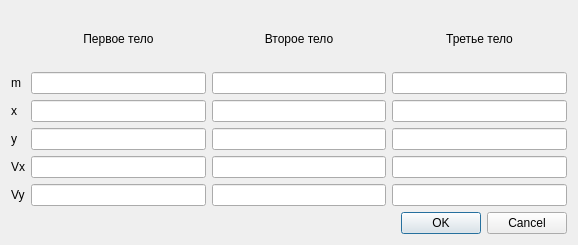
<?xml version="1.0" encoding="UTF-8"?>
<ui version="4.0">
 <class>dialog2</class>
 <widget class="QWidget" name="dialog2">
  <property name="geometry">
   <rect>
    <x>0</x>
    <y>0</y>
    <width>578</width>
    <height>245</height>
   </rect>
  </property>
  <property name="windowTitle">
   <string>Параметры тел</string>
  </property>
  <layout class="QVBoxLayout" name="verticalLayout">
   <item>
    <layout class="QGridLayout" name="gridLayout">
     <item row="1" column="0">
      <widget class="QLabel" name="label_5">
       <property name="text">
        <string>m</string>
       </property>
      </widget>
     </item>
     <item row="2" column="0">
      <widget class="QLabel" name="label_6">
       <property name="text">
        <string>x</string>
       </property>
      </widget>
     </item>
     <item row="3" column="0">
      <widget class="QLabel" name="label_7">
       <property name="text">
        <string>y</string>
       </property>
      </widget>
     </item>
     <item row="0" column="2">
      <widget class="QLabel" name="label_2">
       <property name="text">
        <string>Второе тело</string>
       </property>
       <property name="alignment">
        <set>Qt::AlignCenter</set>
       </property>
      </widget>
     </item>
     <item row="0" column="3">
      <widget class="QLabel" name="label_3">
       <property name="text">
        <string>Третье тело</string>
       </property>
       <property name="alignment">
        <set>Qt::AlignCenter</set>
       </property>
      </widget>
     </item>
     <item row="0" column="1">
      <widget class="QLabel" name="label">
       <property name="text">
        <string>Первое тело</string>
       </property>
       <property name="alignment">
        <set>Qt::AlignCenter</set>
       </property>
      </widget>
     </item>
     <item row="4" column="0">
      <widget class="QLabel" name="label_8">
       <property name="text">
        <string>Vx</string>
       </property>
      </widget>
     </item>
     <item row="1" column="1">
      <widget class="QLineEdit" name="line1m"/>
     </item>
     <item row="2" column="1">
      <widget class="QLineEdit" name="line1x"/>
     </item>
     <item row="3" column="1">
      <widget class="QLineEdit" name="line1y"/>
     </item>
     <item row="4" column="1">
      <widget class="QLineEdit" name="line1Vx"/>
     </item>
     <item row="1" column="2">
      <widget class="QLineEdit" name="line2m"/>
     </item>
     <item row="2" column="2">
      <widget class="QLineEdit" name="line2x"/>
     </item>
     <item row="3" column="2">
      <widget class="QLineEdit" name="line2y"/>
     </item>
     <item row="4" column="2">
      <widget class="QLineEdit" name="line2Vx"/>
     </item>
     <item row="1" column="3">
      <widget class="QLineEdit" name="line3m"/>
     </item>
     <item row="5" column="0">
      <widget class="QLabel" name="label_4">
       <property name="text">
        <string>Vy</string>
       </property>
      </widget>
     </item>
     <item row="2" column="3">
      <widget class="QLineEdit" name="line3x"/>
     </item>
     <item row="3" column="3">
      <widget class="QLineEdit" name="line3y"/>
     </item>
     <item row="4" column="3">
      <widget class="QLineEdit" name="line3Vx"/>
     </item>
     <item row="5" column="1">
      <widget class="QLineEdit" name="line1Vy"/>
     </item>
     <item row="5" column="2">
      <widget class="QLineEdit" name="line2Vy"/>
     </item>
     <item row="5" column="3">
      <widget class="QLineEdit" name="line3Vy"/>
     </item>
    </layout>
   </item>
   <item>
    <widget class="QDialogButtonBox" name="buttonBox">
     <property name="standardButtons">
      <set>QDialogButtonBox::Cancel|QDialogButtonBox::Ok</set>
     </property>
    </widget>
   </item>
  </layout>
 </widget>
 <resources/>
 <connections/>
</ui>
